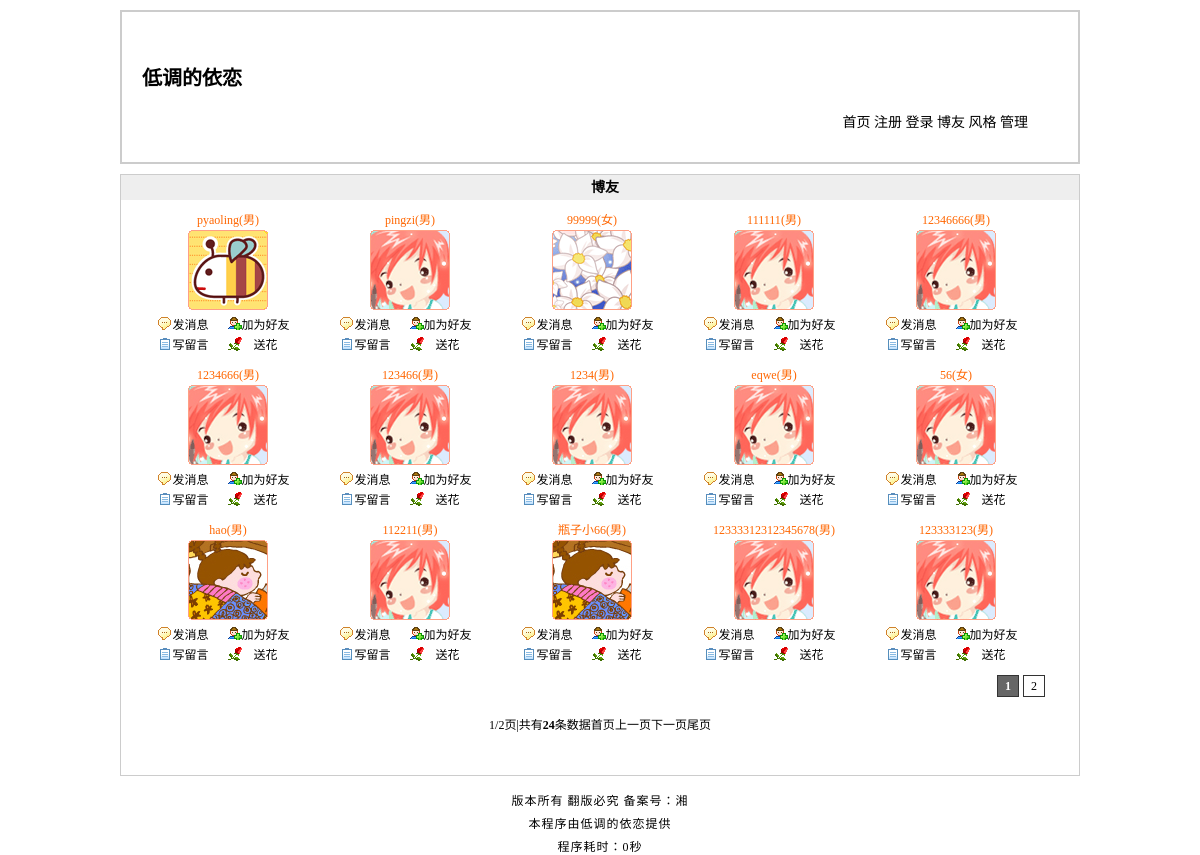
Screenshot of /blog.php with the database file from the repository.
### tables this page shows
CREATE TABLE IF NOT EXISTS `tg_user` (
  `tg_id` mediumint(8) unsigned NOT NULL AUTO_INCREMENT COMMENT '用户自动编号',
  `tg_uniqid` char(40) NOT NULL COMMENT '验证身份的唯一标识符',
  `tg_active` char(40) NOT NULL COMMENT '激活登录用户',
  `tg_username` varchar(20) NOT NULL COMMENT '用户名',
  `tg_password` char(40) NOT NULL COMMENT '密码',
  `tg_question` varchar(20) NOT NULL COMMENT '密码提示',
  `tg_answer` char(40) NOT NULL COMMENT '密码回答',
  `tg_email` varchar(40) DEFAULT NULL COMMENT '邮箱',
  `tg_qq` varchar(11) DEFAULT NULL COMMENT 'qq号码',
  `tg_url` varchar(40) DEFAULT NULL COMMENT '网址',
  `tg_sex` char(1) NOT NULL COMMENT '性别',
  `tg_face` char(12) NOT NULL COMMENT '用户头偈',
  `tg_level` tinyint(1) unsigned NOT NULL DEFAULT '0' COMMENT '会员等级',
  `tg_reg_time` datetime NOT NULL COMMENT '注册时间',
  `tg_last_time` datetime NOT NULL COMMENT '最后登录的时间',
  `tg_last_ip` varchar(20) NOT NULL COMMENT '最后一次登录的IP',
  `tg_login_count` smallint(4) unsigned NOT NULL DEFAULT '0' COMMENT '登录次数',
  PRIMARY KEY (`tg_id`)
);

### includes/mysql.func.php (called while the page is built, shortened)
<?php
function _query($_sql){
	if(!$_result = mysql_query($_sql)){
		exit("sql执行失败".mysql_error());
	}
	return $_result;
}
function _fetch_array_list($_result){
	return mysql_fetch_array($_result,MYSQL_ASSOC);
}
?>

### blog.php (the view, shortened to what this page needs)
<?php
require dirname(__FILE__).'/includes/common.inc.php';
$_result=_query("SELECT tg_id,tg_username,tg_sex,tg_face FROM tg_user ORDER BY tg_reg_time DESC LIMIT $_pagenum,$_pagesize");
?>
<?php require ROOT_PATH.'includes/title.inc.php';?>
<?php require ROOT_PATH."includes/header.inc.php";?>
<div class="blog">
	<h2>博友</h2>
	<?php
		while(!!$_rows=_fetch_array_list($_result)){
			$_html = array();
			$_html['id'] = $_rows['tg_id'];
			$_html['username'] = $_rows['tg_username'];
			$_html['face'] = $_rows['tg_face'];
			$_html['sex'] = $_rows['tg_sex'];
			$_html = _html($_html);
		?>
	<dl>
		<dd class='user'><?php echo $_html['username'];?>(<?php echo $_html['sex'];?>)</dd>
		<dt><img src="<?php echo $_html['face'];?>" alt='111'></dt>
		<dd class="message"><a href="javascript:void(0);" name="message" title="<?php echo $_html['id'];?>">发消息</a></dd>
		<dd class="friend"><a href="" name="friend" title="<?php echo $_html['id'];?>">加为好友</a></dd>
		<dd class="guest">写留言</dd>
		<dd class="flower">送花</dd>
	</dl>
	<?php }
	?>
</div>
<?php require ROOT_PATH."includes/footer.inc.php";?>

### styles/1/basic.css (style rules this page uses)
* { margin:0; padding:0; }
a { color:#000;text-decoration:none; }
h2 { font-size:14px; background:#eee; height:25px; line-height:25px; text-indent:10px; }

### styles/1/blog.css (style rules this page uses)
.blog { width:auto; height:600px; border:1px solid #CCC; font-size:12px; }
.blog h2 { text-align:center; }
.blog dl { width:150px; float:left; margin:10px 0 0 32px; }
.blog dl dt { width:150px; margin:0 0 5px 0; }
.blog dl dt img { display:block; margin:0 auto; }
.blog dl dd { width:75px; float:left; text-align:center; height:20px; line-height:20px; }
.blog dl dd.user { width:150px; float:none; color:#f60; }
.blog dl dd.message { background:url(../../images/x1.gif) no-repeat 5px 35%; }
.blog dl dd.friend { background:url(../../images/x2.gif) no-repeat left 35%; }
.blog dl dd.guest { background:url(../../images/x3.gif) no-repeat 5px 35%; }
.blog dl dd.flower { background:url(../../images/x4.gif) no-repeat left 35%; }

### rows the page displays
tg_user: tg_username "pyaoling", tg_sex "男", tg_face (picture)
tg_user: tg_username "pingzi", tg_sex "男", tg_face (picture)
tg_user: tg_username "99999", tg_sex "女", tg_face (picture)
tg_user: tg_username "111111", tg_sex "男", tg_face (picture)
tg_user: tg_username "12346666", tg_sex "男", tg_face (picture)
tg_user: tg_username "1234666", tg_sex "男", tg_face (picture)
tg_user: tg_username "123466", tg_sex "男", tg_face (picture)
tg_user: tg_username "1234", tg_sex "男", tg_face (picture)
tg_user: tg_username "eqwe", tg_sex "男", tg_face (picture)
tg_user: tg_username "56", tg_sex "女", tg_face (picture)
tg_user: tg_username "hao", tg_sex "男", tg_face (picture)
tg_user: tg_username "112211", tg_sex "男", tg_face (picture)
tg_user: tg_username "瓶子小66", tg_sex "男", tg_face (picture)
tg_user: tg_username "12333312312345678", tg_sex "男", tg_face (picture)
tg_user: tg_username "123333123", tg_sex "男", tg_face (picture)

### other values shown
$_page "1"
$_pageabsolute "2"
$_num "24"
_runtime() - START_TIME "0"
